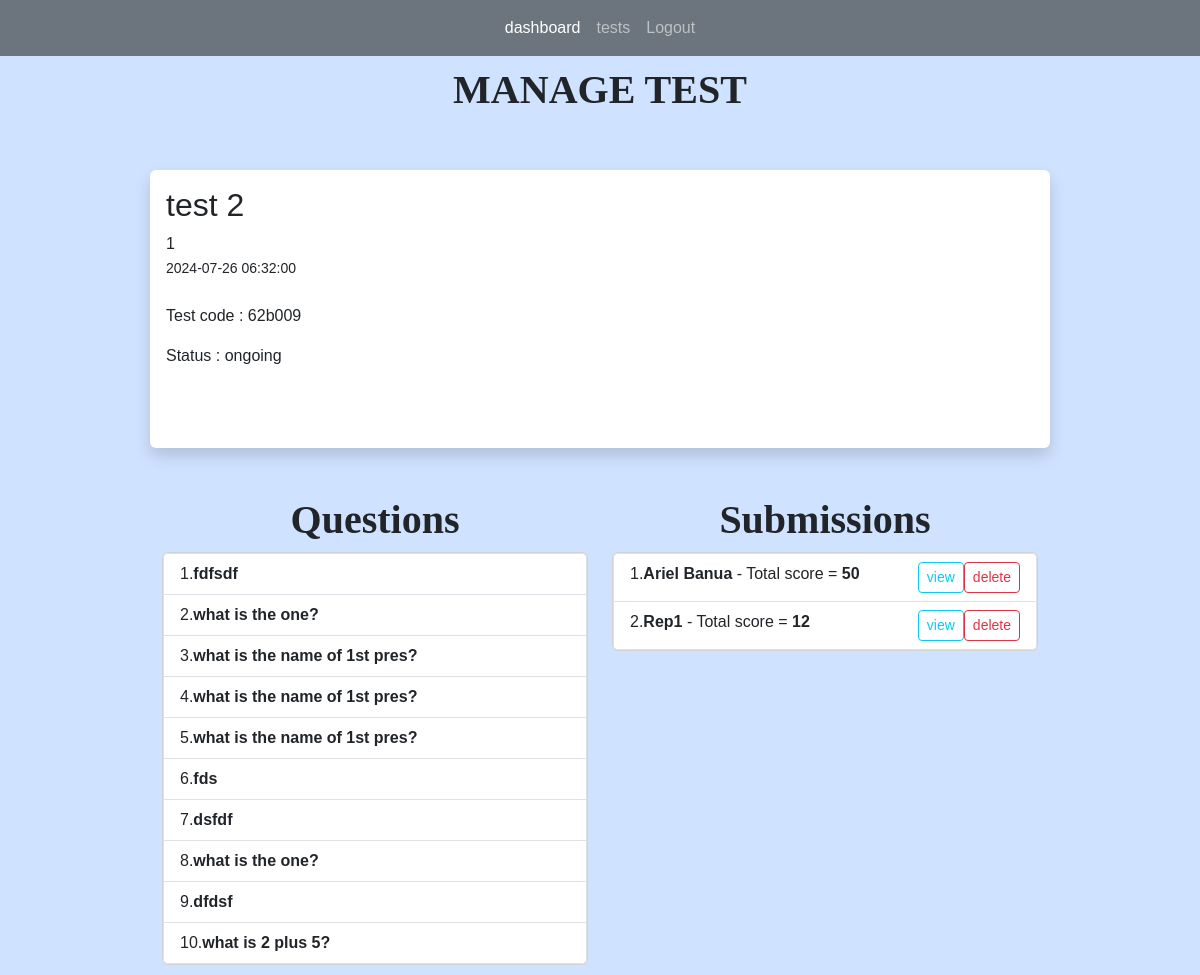
Screenshot of /tests/2 (signed in) with the database file from the repository.
### app.py (models this page shows)
class Tests(db.Model):
    test_id = db.Column(db.Integer, primary_key=True)
    title = db.Column(db.String(255))
    start_date = db.Column(db.DateTime, nullable = False)
    end_date = db.Column(db.DateTime, nullable = False)
    status = db.Column(db.String(255))
    teacher_id = db.Column(db.Integer, db.ForeignKey('users.id'))
    teacher = db.relationship('Users', backref=db.backref('tests', lazy=True))
    questions = db.relationship("Questions", backref="question_list")
    code = db.Column(db.String(6), unique=True)  # column to store the unique code
    students = db.relationship('Users', secondary='test_students', backref=db.backref('tests_registered', lazy=True))
    submissions = db.relationship('Submission', backref='test_submissions', lazy=True)

class Questions(db.Model):
    question_id = db.Column(db.Integer, primary_key=True)
    question_text = db.Column(db.String(255), nullable=False)
    question_type = db.Column(db.String(255), nullable=False)
    points = db.Column(db.Integer, nullable=False)
    option1 = db.Column(db.String(255))
    option2 = db.Column(db.String(255))
    option3 = db.Column(db.String(255))
    option4 = db.Column(db.String(255))
    correct_opt = db.Column(db.Integer)
    correct_ans = db.Column(db.String(255))
    stt = db.Column(db.Boolean)
    test_id = db.Column(db.Integer, db.ForeignKey('tests.test_id'))
    test = db.relationship('Tests', backref=db.backref('question_test', lazy=True))
    answer = db.relationship("Answers", uselist=False)

class Submission(db.Model):
    submission_id = db.Column(db.Integer, primary_key=True)
    student_id = db.Column(db.Integer, db.ForeignKey('users.id'))
    test_id = db.Column(db.Integer, db.ForeignKey('tests.test_id'))
    submitted_at = db.Column(db.DateTime, default=datetime.now)
    total_points = db.Column(db.Integer)
    student = db.relationship('Users', backref=db.backref('submitter', lazy=True))
    test = db.relationship('Tests', backref=db.backref('submission_test', lazy=True))
    answers = db.relationship('Answers', backref=db.backref('answered_questions', lazy=True), lazy=True)

class Users(db.Model, UserMixin):
    id = db.Column(db.Integer, primary_key = True)
    name = db.Column(db.String(200), nullable=False)
    email = db.Column(db.String(120), nullable=False, unique =True)
    password = db.Column(db.String(128), nullable=False)
    role = db.Column(db.String(80), nullable=False)
    submissions = db.relationship('Submission', backref='submitted_tests', lazy=True)

### app.py (the view)
@app.route('/tests/<int:id>', methods=['GET', 'POST'])
@login_required(role="teacher")
def test(id):
    test = Tests.query.get_or_404(id)
    questions = Questions.query.filter_by(test_id = id)
    return render_template('manage_test.html', test=test, questions=questions)

### app.py (called while the page is built)
@login_manager.user_loader
def load_user(user_id):
    return Users.query.get(int(user_id))

def login_required(role="ANY"):
    def wrapper(fn):
        @wraps(fn)
        def decorated_view(*args, **kwargs):
            if not current_user.is_authenticated:
               return login_manager.unauthorized()
            if ( (current_user.role != role) and (role != "ANY")):
                return login_manager.unauthorized()
            return fn(*args, **kwargs)
        return decorated_view
    return wrapper

### templates/manage_test.html (shortened to what this page needs)
{% extends 'index.html' %}
{% block content %}
<h1>MANAGE TEST</h1>
<br>
<br/>
<div class="shadow p-3 mb-5 bg-body rounded">
	<h2>{{ test.title }}</h2>
    {{ test.teacher_id }}<br/>
	<small>{{ test.start_date }}</small> <br/><br/>
	<p>
		Test code : {{ test.code }}
	</p>
	<p>
		Status : {{ test.status }}
	</p>
	<br/><br/>
</div>
<div class="container text-center">
	<div class="row">
	  <div class="col">
		<h1>Questions</h1>
	  </div>
	  <div class="col">
		<h1>Submissions</h1>
	  </div>
	</div>
	<div class="row">
	  <div class="col">
		<div class="card">
			<ul class="list-group list-group-numbered">
				{% for question in questions %}
				<li style="text-align: left;" class="list-group-item d-flex ">
					<div class="flex-grow-1">
						<b >
							{{ question.question_text }}
						</b>
					</div>
				</li>
				{% endfor %}
			</ul>
		</div>
	  </div>
	  <div class="col">
		<div class="card">
			<ul class="list-group list-group-numbered">
				{% for submission in test.submissions %}
				<li style="text-align: left;" class="list-group-item d-flex ">
					<div class="flex-grow-1">
						<b >
							{{ submission.student.name }}
						</b>
						- Total score = <b>{{ submission.total_points }}</b>
					</div>
					<a class="btn btn-outline-info btn-sm" href="{{ url_for('view_submission', id=test.test_id, submission_id = submission.submission_id)}}">view</a>
					<a class="btn btn-outline-danger btn-sm" data-bs-toggle="modal" data-bs-target="#subconfirmationModal-{{ submission.submission_id }}" >delete</a>
				</li>
				{% endfor %}
			</ul>
		</div>
	  </div>
	</div>
  </div>
{% endblock %}

### static/main.css (style rules this page uses)
body { font-family: Arial, sans-serif; margin: 0; padding: 0; }
H1 { font-family: Copperplate; font-weight: bold; font-size: 40px; text-align: center; }

### rows the page displays
Tests: title "test 2", teacher_id "1", start_date "2024-07-26 06:32:00", code "62b009", status "ongoing"
Questions: question_text "fdfsdf"
Questions: question_text "what is the one?"
Questions: question_text "what is the name of 1st pres?"
Questions: question_text "what is the name of 1st pres?"
Questions: question_text "what is the name of 1st pres?"
Questions: question_text "fds"
Questions: question_text "dsfdf"
Questions: question_text "what is the one?"
Questions: question_text "dfdsf"
Questions: question_text "what is 2 plus 5?"
Submission: student.name "Ariel Banua", total_points "50"
Submission: student.name "Rep1", total_points "12"
